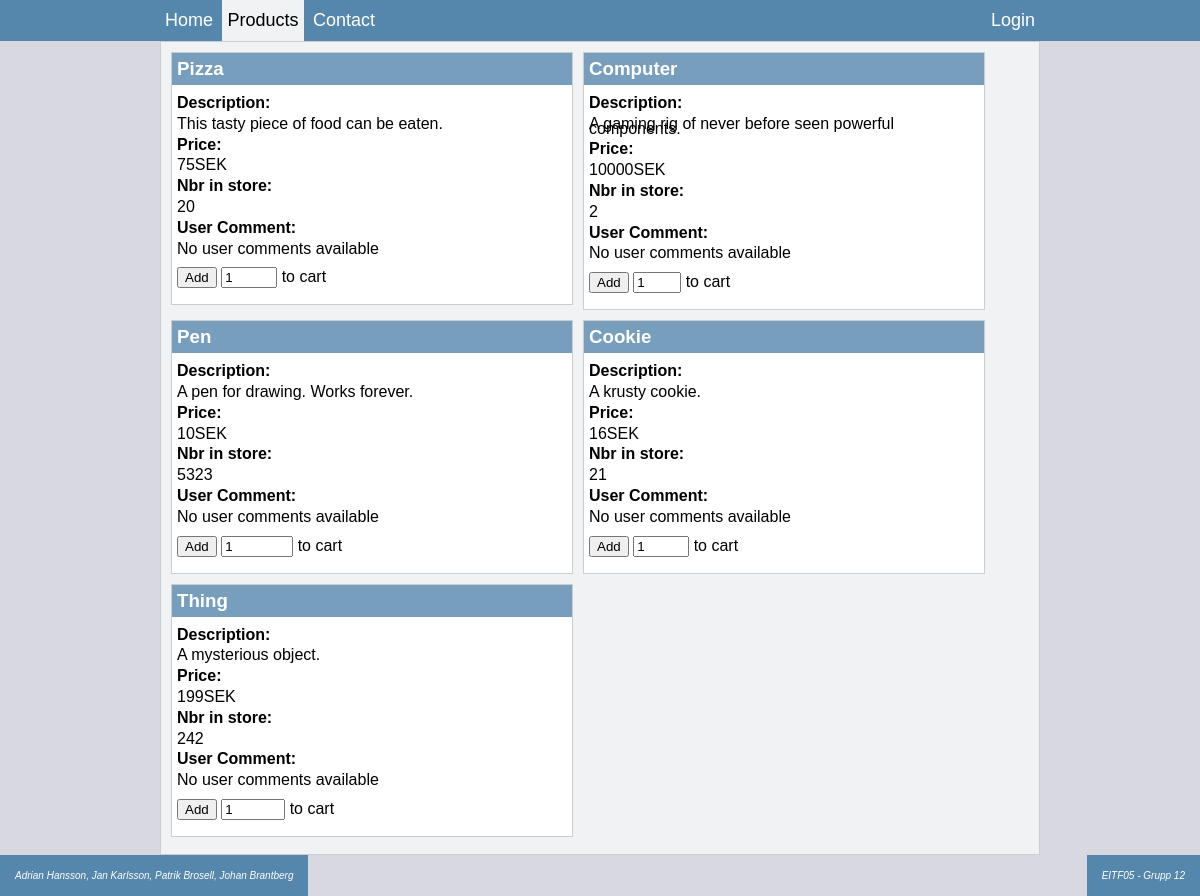
The page /products.php on the database as committed earlier.
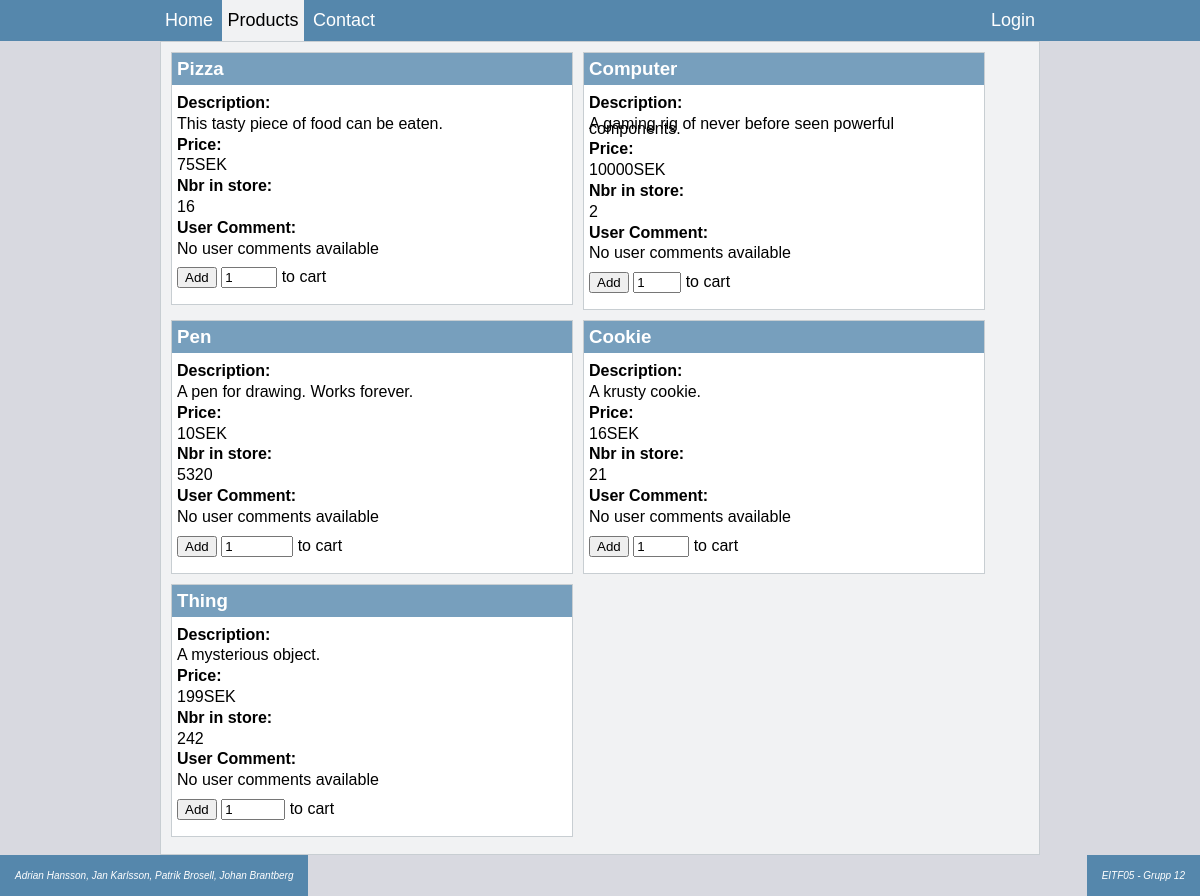
The same page on the database as committed later.
### tables this page shows
CREATE TABLE IF NOT EXISTS `products` (
  `id` int(11) NOT NULL AUTO_INCREMENT,
  `name` varchar(50) NOT NULL,
  `description` varchar(250) NOT NULL,
  `nbrInStore` int(10) NOT NULL,
  `imageURL` varchar(200) NOT NULL,
  `price` int(10) NOT NULL,
  `usercomment` varchar(4096) NOT NULL DEFAULT 'No user comments available',
  PRIMARY KEY (`id`)
);

### database_connection_data.php (called while the page is built)
<?php
	$dbHostC = "localhost";
	$dbC = "webshop12database";
	$dbUserNameC = "admin";
	$dbPasswordC = "admin";
?>

### manager.php (the view, shortened to what this page needs)
<?php
class Manager {
	private $dbHost;
	private $db;
	private $dbUserName;
	private $dbPassword;
	private $dbConnection;
	public function __construct(){
		require_once("database_connection_data.php");
		$array = array($dbHostC, $dbC, $dbUserNameC, $dbPasswordC);
		$this->dbHost = $array[0];
		$this->db = $array[1];
		$this->dbUserName = $array[2];
		$this->dbPassword = $array[3];
	}
	public function printProducts(){
		$sqlGetProductsAll = "select * from products";
		$resultSet = $this->executeQuery($sqlGetProductsAll, null);
		for($i = 0; $i < count($resultSet); $i++){
			$product = array();
			array_push($product, $resultSet[$i]['name']);
			array_push($product, $resultSet[$i]['description']);
			array_push($product, $resultSet[$i]['price']);
			array_push($product, $resultSet[$i]['nbrInStore']);
			array_push($product, $resultSet[$i]['id']);
			array_push($product, $resultSet[$i]['usercomment']);
			echo '
			<div class="product-box">
				<h3 class="line-title">'.$product[0].'</h3>
				<div class="text-box blue">
					<p class="line-title">Description:</p>
					<p class="description">'.$product[1].'</p>
				</div>
				<div class="text-box green">
					<p class="line-title">Price:</p>
					<p>'.$product[2].'SEK</p>
				</div>
				<div class="text-box yellow">
					<p class = "line-title">Nbr in store:</p>
					<p>'.$product[3].'</p>
				</div>
				<div class="text-box yellow">
					<p class = "line-title">User Comment:</p>
					<p>'.$product[5].'</p>
				</div>
				<div class="text-box green">
					<form method=post action="addtocart.php">
						<input type="hidden" name="productID" value="'.$product[4].'">
						<input type="submit" value="Add">
						<input type="number" name="productCount" value="1" min="1" max="'.$product[3].'">
						to cart
					</form>
				</div>
			</div>';
		}
	}
	public function openConnection() {
		try {
			$this->dbConnection = new PDO("mysql:host=$this->dbHost;dbname=$this->db",
					$this->dbUserName,  $this->dbPassword);
			$this->dbConnection->setAttribute(PDO::ATTR_ERRMODE, PDO::ERRMODE_EXCEPTION);
		} catch (PDOException $e) {
			$error = "Connection error: " . $e->getMessage();
			print $error . "<p>";
			unset($this->conn);
			return false;
		}
		return true;
	}
	public function closeConnection() {
		$this->dbConnection = null;
	}
	private function executeQuery($query, $param = null) {
		try {
			$stmt = $this->dbConnection->prepare($query);
			$stmt->execute($param);
			$result = $stmt->fetchAll();
		} catch (PDOException $e) {
			$error = "*** Internal error: " . $e->getMessage() . "<p>" . $query;
			die($error);
		}
		return $result;
	}
}
?>

### products.php (shortened to what this page needs)
<?php
require_once('manager.php');
$manager = $_SESSION['manager'];
$manager->openConnection();
?>
<html lang="en">
	<head>
	  <link rel="stylesheet" href="style.css">
	</head>
	<body>
	  <div class="nav-bar">
	  	<ul class="nav-ul">
            <li><a href="index.php">Home</a></li>
            <li class="active"><a href="#">Products</a></li>
            <li><a href="contact.php">Contact</a></li>
            <div class="align-right">
            	<?php
            	if(isset($_SESSION['loginUserName'])){
            		echo '<li class="login-box-user"><a href="#">'.$_SESSION['loginUserName'].'</a></li>';
	           		echo '<li class="login-box"><a href="logout.php">Logout</a></li>';
	           		echo '<li class="login-box"><a href="shopcart.php">Cart</a></li>';
            	}
            	else{
            		echo '<li class="login-box"><a href="loginForm.php">Login</a></li>';
            	}
            	?>
            </div>
         </ul>
	  </div>
	  <div class="content-window">
			<div class="center">
				<?php
				$manager->printProducts();
				?>
			</div>
	  </div>
	</body>
	<footer>
		<p class="float-left">Adrian Hansson, Jan Karlsson, Patrik Brosell, Johan Brantberg</p>
		<p class="float-right">EITF05 - Grupp 12</p>
	</footer>
</html>

### style.css (style rules this page uses)
body { margin:0; background-color: #D8D9E0; font-family: Arial, Helvetica, sans-serif; }
.nav-bar { background-color: #5587AC; }
.nav-ul { list-style-type: none; margin:0; margin-right: 20vh; margin-left: 20vh; padding:0; }
.nav-ul li { display: inline-block; margin:0; }
.nav-ul li a { color: white; padding-top: 10px; padding-bottom: 10px; padding-left: 5px; padding-right: 5px; background-color: #5587AC; display: block; text-decoration: none; font-size: 18px; min-height: 2vh; }
.nav-ul .active a { color: black; background-color: #F1F2F3; }
.align-right { clear: both; float: right; }
.content-window { margin-right: 20vh; margin-left: 20vh; padding: 10px; background-color: #F1F2F3; border-style: solid; border-width: 1px; border-color: #C8CED2; min-height: 99vh; }
.center { margin-left: auto; margin-right: auto; }
.product-box { border-style: solid; border-width: 1px; border-color: #C8CED2; color: #000000; background-color: white; margin-bottom: 10px; margin-right: 10px; width: 50vh; height: auto; float:left; }
.product-box h3 { color: white; font-family: Arial, Helvetica, sans-serif; margin:0; padding-top: 5px; padding-bottom: 5px; background-color: #779FBD; padding-left: 5px; padding-right: 5px; }
.product-box p { line-height: 30%; font-family: Arial, Helvetica, sans-serif; }
.product-box .line-title { font-weight: bold; }
.text-box { margin-left: 5px; margin-right: 5px; }
.float-left { float: left; }
.float-right { float: right; }
footer { min-height: auto; background-color: #5587AC; }
footer p { background-color: #5587AC; margin: 0; padding:15px; color: white; font-style: italic; font-size: 10px; }

Rows that differ between the two databases and show on the page:
changed products "Pizza": nbrInStore "20" → "16"
changed products "Pen": nbrInStore "5323" → "5320"
